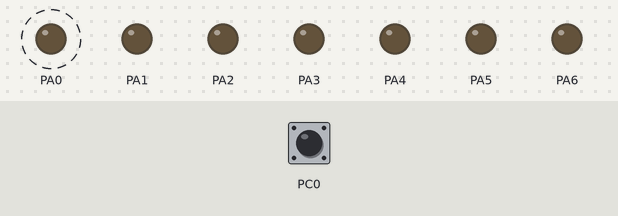
This program was run on a simulated ATmega128, built with avr-gcc and emulated at 8 MHz. Parts: output pins drawn as LEDs (lit = HIGH). Dashed ring = blinking. Inputs (shaded band) come from the test bench; at power-on: PC0 HIGH.

Above: at 3.0 s.
3.1 s: PC0 pulled LOW for 3.2 s
Timing chart, 0 to 16.6 s (numbered marks = the images above; inputs shaded):
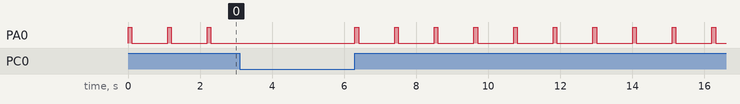

The program:

main.c
```c
/*
 * Week1.c
 *
 * Created: 02/02/2017 11:52:32
 * Author : Duc
 */

#include <avr/io.h>
#include <util/delay.h>

#define F_CPU 8000000

/* Prototype */
void wait(int);


int main(void)
{
    /* Replace with your application code */
	DDRA = 0b01111111;
	PORTC = 0x01;

    while (1)
    {
		if(PINC & 0x01 )	//Laat LED PA0 knipperen als knop PC0 ingedrukt is.
		{
			PORTA = 0x01;
			wait(100);
			PORTA = 0x00;
			wait(1000);
		}
		else
		{
			PORTA = 0x00;
		}
    }

	return 1;
}

void wait(int ms)
{
	for(int i = 0; i < ms; i++)
	{
		_delay_ms(1);
	}
}
```
